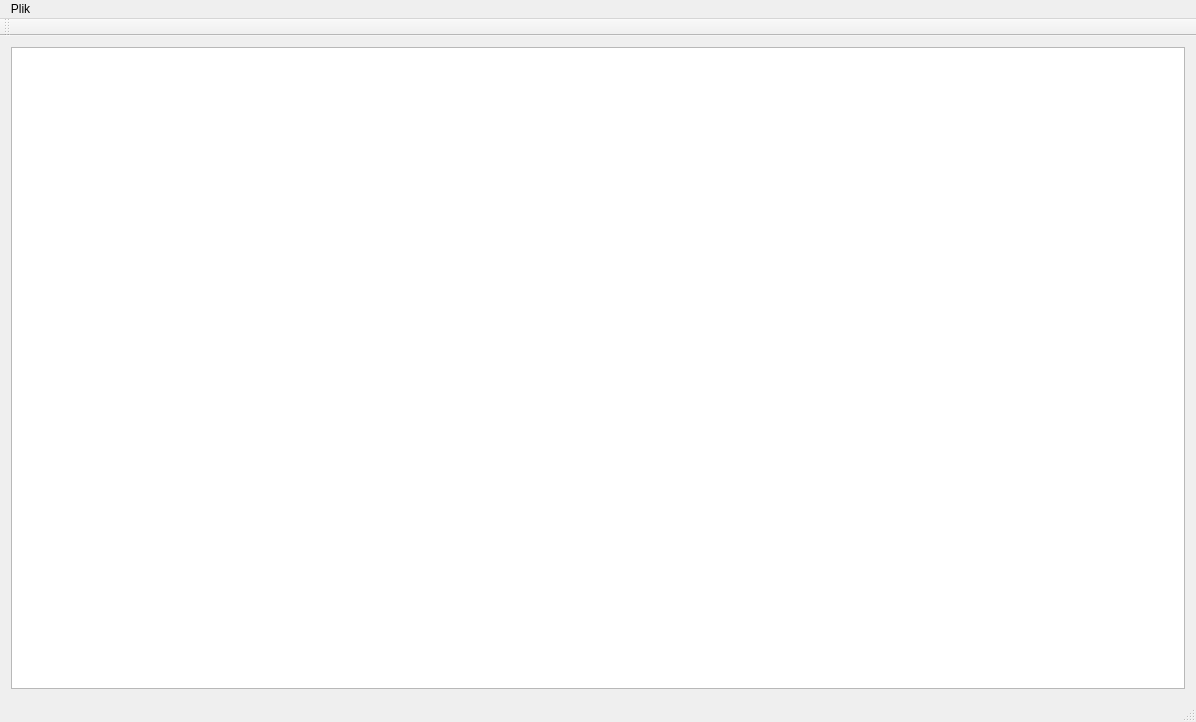
<?xml version="1.0" encoding="UTF-8"?>
<ui version="4.0">
 <class>MainWindow</class>
 <widget class="QMainWindow" name="MainWindow">
  <property name="geometry">
   <rect>
    <x>0</x>
    <y>0</y>
    <width>1196</width>
    <height>722</height>
   </rect>
  </property>
  <property name="windowTitle">
   <string>MainWindow</string>
  </property>
  <widget class="QWidget" name="centralWidget">
   <layout class="QHBoxLayout" name="horizontalLayout">
    <item>
     <widget class="QGraphicsView" name="graphicsView"/>
    </item>
   </layout>
  </widget>
  <widget class="QMenuBar" name="menuBar">
   <property name="geometry">
    <rect>
     <x>0</x>
     <y>0</y>
     <width>1196</width>
     <height>26</height>
    </rect>
   </property>
   <widget class="QMenu" name="menuPlik">
    <property name="title">
     <string>Plik</string>
    </property>
    <addaction name="actionOpen"/>
   </widget>
   <addaction name="menuPlik"/>
  </widget>
  <widget class="QToolBar" name="mainToolBar">
   <attribute name="toolBarArea">
    <enum>TopToolBarArea</enum>
   </attribute>
   <attribute name="toolBarBreak">
    <bool>false</bool>
   </attribute>
  </widget>
  <widget class="QStatusBar" name="statusBar"/>
  <action name="actionOpen">
   <property name="text">
    <string>Otwórz</string>
   </property>
   <property name="shortcut">
    <string>Ctrl+O</string>
   </property>
  </action>
 </widget>
 <layoutdefault spacing="6" margin="11"/>
 <resources/>
 <connections/>
</ui>
